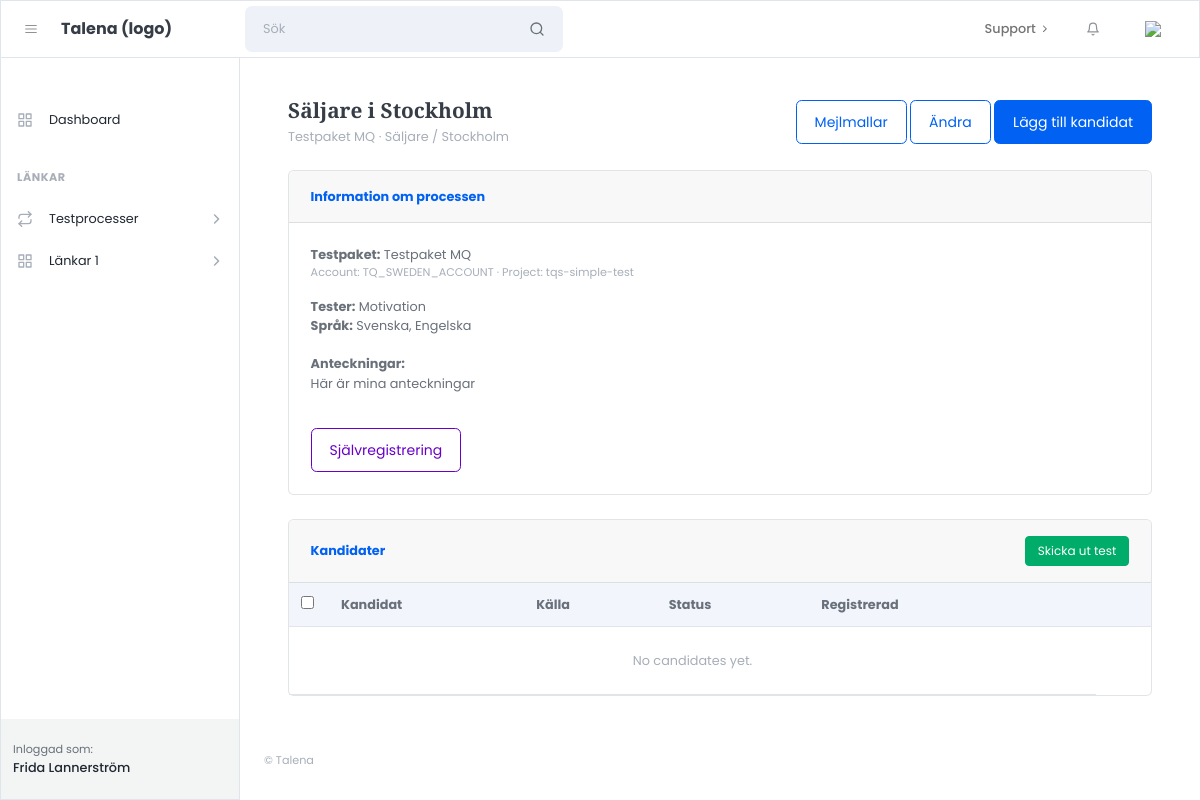
Page /processes/13/ (signed in) on the earlier database version.
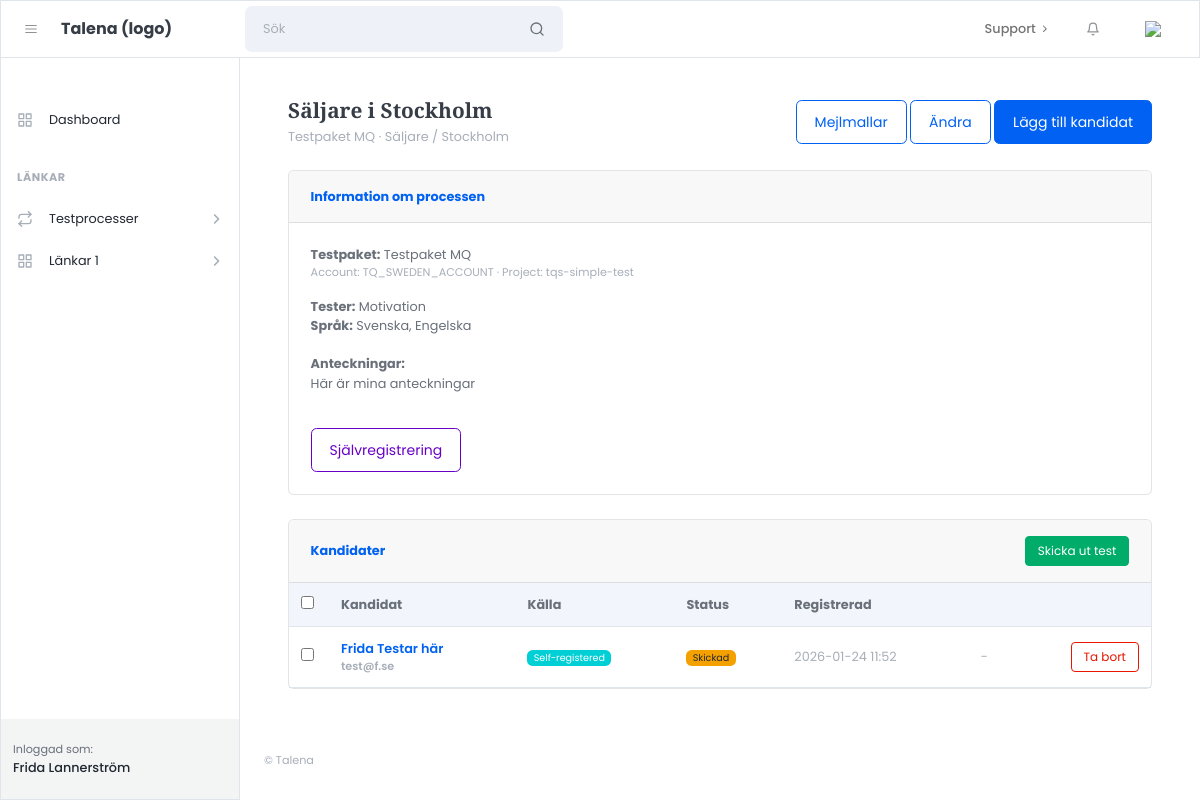
Same page on the later database version.
### apps/processes/models.py (models this page shows, shortened)
class TestInvitation(models.Model):
    STATUS_CHOICES = [
        ("created", "Created"),
        ("sent", "Sent"),
        ("started", "Started"),
        ("completed", "Completed"),
        ("expired", "Expired"),
        ("failed", "Failed"),
    ]
    SOURCE_CHOICES = [
        ("invited", "Invited"),
        ("self_registered", "Self-registered"),
    ]
    assessment_url = models.URLField(blank=True, null=True)
    sova_request_id = models.CharField(max_length=512, blank=True, null=True)
    process = models.ForeignKey("processes.TestProcess", on_delete=models.CASCADE, related_name="invitations")
    candidate = models.ForeignKey("processes.Candidate", on_delete=models.CASCADE, related_name="invitations")
    source = models.CharField(max_length=20, choices=SOURCE_CHOICES, default="invited")
    request_id = models.CharField(max_length=512, null=True, blank=True)
    sova_project_id = models.IntegerField(null=True, blank=True)
    overall_score = models.FloatField(null=True, blank=True)
    project_results = models.JSONField(null=True, blank=True)
    status = models.CharField(max_length=30, choices=STATUS_CHOICES, default="created")
    invited_at = models.DateTimeField(blank=True, null=True)
    completed_at = models.DateTimeField(blank=True, null=True)
    result_payload = models.JSONField(null=True, blank=True)   # hela resultatet (om du vill)
    score = models.IntegerField(null=True, blank=True)         # demo-score 0–100 (eller vad du vill)
    sova_invitation_id = models.CharField(max_length=255, blank=True, null=True)
    sova_payload = models.JSONField(blank=True, null=True)
    created_at = models.DateTimeField(auto_now_add=True)
    class Meta:
        constraints = [
            models.UniqueConstraint(fields=["process", "candidate"], name="uniq_invitation_per_process")
        ]

class Candidate(models.Model):
    first_name = models.CharField(max_length=80)
    last_name = models.CharField(max_length=80, blank=True)
    email = models.EmailField()
    created_at = models.DateTimeField(auto_now_add=True)
    class Meta:
        constraints = [
            models.UniqueConstraint(fields=["email"], name="uniq_candidate_email")
        ]

### apps/processes/views.py (the view)
# urls.py: path("<int:pk>/", views.process_detail, name="process_detail"),
@login_required
def process_detail(request, pk):
    process = get_object_or_404(
        TestProcess,
        pk=pk,
        created_by=request.user
    )
    meta = ProjectMeta.objects.filter(
        account_code=process.account_code,
        project_code=process.project_code,
    ).first()
    invitations = (
        process.invitations
        .select_related("candidate")
        .order_by("-created_at")
    )
    return render(
        request,
        "customer/processes/process_detail.html",
        {
            "process": process,
            "invitations": invitations,
            "meta": meta,
            "self_reg_url": request.build_absolute_uri(process.get_self_registration_url()),
        }
    )

### apps/processes/models.py (called while the page is built)
    def get_self_registration_url(self):
                    return reverse("processes:self_register", kwargs={"token": str(self.self_registration_token)})

### templates/customer/processes/process_detail.html (shortened to what the changed rows need)
{% extends "customer/core/layouts/customer_base.html" %}
{% block content %}
<div class="container-fluid px-4">
  <div class="d-flex align-items-center justify-content-between mb-4">
    <div>
      <h1 class="h3 mb-1">{{ process.name }}</h1>
    </div>
  </div>
  <div class="card">
    <div class="card-body p-0">
      <form id="send-tests-form" method="post" action="{% url 'processes:process_send_tests' process.id %}">
        <div class="table-responsive">
          <table class="table mb-0 align-middle">
            <thead class="bg-light">
              <tr>
                <th style="width:40px;">
                  <input type="checkbox" id="select-all">
                </th>
                <th>Kandidat</th>
                <th>Källa</th>
                <th>Status</th>
                <th>Registrerad</th>
                <th></th>
                <th></th>
              </tr>
            </thead>
            <tbody>
              {% for inv in invitations %}
              <tr>
                <td>
                  <input type="checkbox" name="invitation_ids" value="{{ inv.id }}" class="row-check">
                </td>
                <td class="fw-semibold">
                  <a href="{% url 'processes:process_candidate_detail' process.id inv.candidate.id %}"
                    class="text-decoration-none fw-semibold">
                    {{ inv.candidate.first_name }} {{ inv.candidate.last_name }}
                  </a>
                  <div class="small text-muted">{{ inv.candidate.email }}</div>
                </td>
                <td>
                  {% if inv.source == "self_registered" %}
                  <span class="badge bg-info">Self-registered</span>
                  {% else %}
                  <span class="badge bg-primary">Invited</span>
                  {% endif %}
                </td>
                <td>
                  {% if inv.status == "completed" %}
                  <span class="badge bg-success">Färdig</span>
                  {% elif inv.status == "sent" %}
                  <span class="badge bg-warning text-dark">Skickad</span>
                  {% elif inv.status == "created" %}
                  <span class="badge bg-secondary">Ej skickad</span>
                  {% else %}
                  <span class="badge bg-light text-dark">{{ inv.status }}</span>
                  {% endif %}
                </td>
                <td class="text-muted">
                  {{ inv.invited_at|default:inv.created_at|date:"Y-m-d H:i" }}
                </td>
                <td class="text-muted">
                  {{ inv.completed_at|default:"-" }}
                </td>
                <td class="text-end">
                  <button type="submit" class="btn btn-sm btn-outline-danger" form="send-tests-form"
                    formaction="{% url 'processes:remove_candidate_from_process' process.id inv.candidate_id %}"
                    formmethod="post" onclick="return confirm('Are you sure you want to remove this candidate?');"
                    title="Remove candidate">
                    Ta bort
                  </button>
                </td>
              </tr>
              {% empty %}
              <tr>
                <td colspan="6" class="p-4 text-muted text-center">
                  No candidates yet.
                </td>
              </tr>
              {% endfor %}
            </tbody>
          </table>
        </div>
      </form>
    </div>
  </div>
</div>
{% endblock %}

Differences in the rows shown:
added TestInvitation: candidate.first_name "Frida", candidate.last_name "Testar här", candidate.email "test@f.se", source "Self-registered", status "Skickad", invited_at "2026-01-24 11:52", completed_at "-"
Other differences:
text no longer shown: "No candidates yet."
